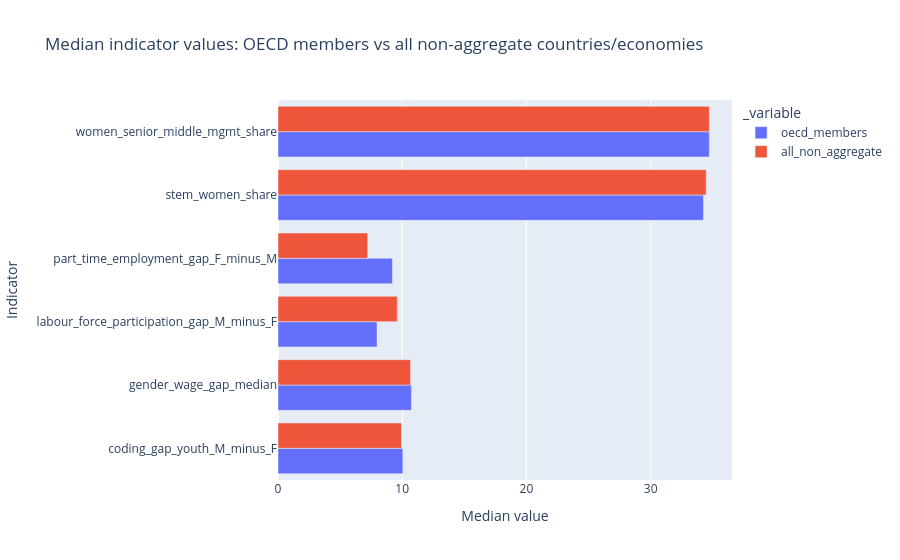

The notebook cell saved with this chart:
### Code cell
# Visual comparison of country-level medians.
# The indicators use different units, so compare values within each indicator only.
pivot_medians = (
    median_comparison
    .pivot(index="variable", columns="sample", values="median")
)

pivot_medians_reset = pivot_medians.reset_index()

fig = px.bar(
    pivot_medians_reset,
    x=["oecd_members", "all_non_aggregate"],
    y="variable",
    orientation="h",
    labels={
        "variable": "Indicator",
        "value": "Median value",
        "sample": "Sample",
    },
    title="Median indicator values: OECD members vs all non-aggregate countries/economies",
)

fig.update_layout(
    xaxis_title="Median value",
    yaxis_title="Indicator",
    barmode="group",
)

fig.show()

### Figure 1 — Plotly figure (JSON) as saved in the notebook; plotly's stock layout.template omitted (floating-point values rounded to 4 significant figures)
{"data": [{"hovertemplate": "_variable=oecd_members<br>Median value=%{x}<br>Indicator=%{y}<extra></extra>", "legendgroup": "oecd_members", "marker": {"color": "#636efa", "pattern": {"shape": ""}}, "name": "oecd_members", "orientation": "h", "showlegend": true, "textposition": "auto", "type": "bar", "x": [10.05, 10.74, 7.97, 9.21, 34.25, 34.72], "xaxis": "x", "y": ["coding_gap_youth_M_minus_F", "gender_wage_gap_median", "labour_force_participation_gap_M_minus_F", "part_time_employment_gap_F_minus_M", "stem_women_share", "women_senior_middle_mgmt_share"], "yaxis": "y"}, {"hovertemplate": "_variable=all_non_aggregate<br>Median value=%{x}<br>Indicator=%{y}<extra></extra>", "legendgroup": "all_non_aggregate", "marker": {"color": "#EF553B", "pattern": {"shape": ""}}, "name": "all_non_aggregate", "orientation": "h", "showlegend": true, "textposition": "auto", "type": "bar", "x": [9.94, 10.67, 9.6, 7.22, 34.47, 34.72], "xaxis": "x", "y": ["coding_gap_youth_M_minus_F", "gender_wage_gap_median", "labour_force_participation_gap_M_minus_F", "part_time_employment_gap_F_minus_M", "stem_women_share", "women_senior_middle_mgmt_share"], "yaxis": "y"}], "layout": {"barmode": "group", "legend": {"title": {"text": "_variable"}, "tracegroupgap": 0}, "title": {"text": "Median indicator values: OECD members vs all non-aggregate countries/economies"}, "xaxis": {"anchor": "y", "domain": [0, 1], "title": {"text": "Median value"}}, "yaxis": {"anchor": "x", "domain": [0, 1], "title": {"text": "Indicator"}}}}
